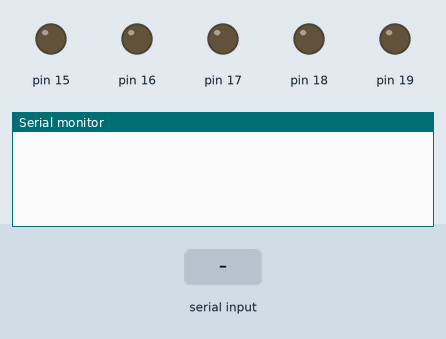
Bench run of a sketch on a simulated Arduino Uno, built with avr-gcc and run on an emulated ATmega328P. Parts: output pins drawn as LEDs (lit = HIGH), the last lines printed to the serial monitor. The test bench sets the inputs (shaded band). Pins used as bus, display or sensor lines are not drawn.

Above: at 1.2 s.
1.3 s: "90,45\n" received over Serial
At 1.7 s:
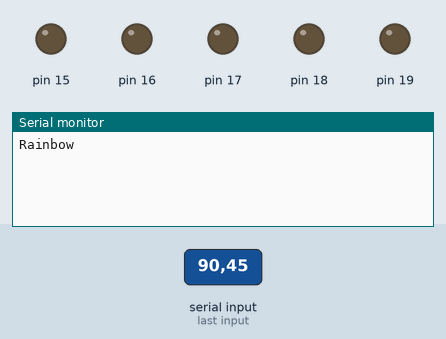
At 7.8 s:
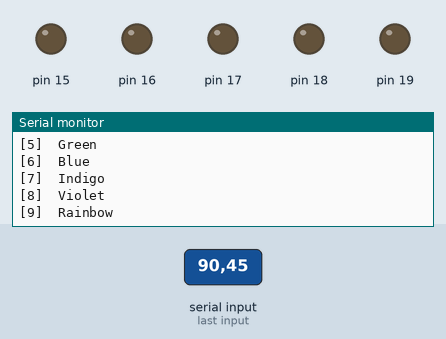

Measured:
- after the input at 1.3 s, the serial monitor: prints a new line at once (image 1)

The sketch:

Light_Strip.ino
```cpp
/*
 *  This is a heavily modified version of the sample code released by Radio Shack
 *  for use with a RBG LED light strip.
 */

#include <avr/pgmspace.h>
unsigned long Lights[10];

#define DATA_1 (PORTC |=  0X01)    // DATA 1    // for UNO
#define DATA_0 (PORTC &=  0XFE)    // DATA 0    // for UNO
#define STRIP_PINOUT (DDRC=0xFF)    // for UNO

const unsigned long Red = 0x0000ff;
const unsigned long Blue = 0x00ff00;
const unsigned long Green = 0xff0000;
const unsigned long Yellow = 0xff00ff;
const unsigned long Violet = 0x00ffff;
const unsigned long Cyan = 0xffff00;
const unsigned long Orange = 0x8000ff;
const unsigned long White = 0xffffff;
const unsigned long Off = 0x000000;
const unsigned long Increment = 0x010101;

unsigned long All_Off[10] ={Off, Off, Off, Off, Off, Off, Off, Off, Off, Off};
unsigned long WHITE[10] = {White, White, White, White, White, White, White, White, White, White};
unsigned long RED[10] = {Red, Red, Red, Red, Red, Red, Red, Red, Red, Red};
unsigned long ORANGE[10] = {Orange, Orange,Orange,Orange,Orange,Orange,Orange,Orange,Orange,Orange};
unsigned long YELLOW[10] = {Yellow, Yellow, Yellow, Yellow, Yellow, Yellow, Yellow, Yellow, Yellow, Yellow};
unsigned long GREEN[10] = {Green, Green, Green, Green, Green, Green, Green, Green, Green, Green};
unsigned long BLUE[10] = {Blue, Blue, Blue, Blue, Blue, Blue, Blue, Blue, Blue, Blue};
unsigned long CYAN[10] = {Cyan, Cyan, Cyan, Cyan, Cyan, Cyan, Cyan, Cyan, Cyan, Cyan};
unsigned long VIOLET[10]={Violet,Violet,Violet,Violet,Violet,Violet,Violet,Violet,Violet,Violet};
unsigned long RAINBOW[10]={Red, Orange,Yellow,Green,Blue,Cyan,Violet,Violet,Violet,Violet};


// ***********************************************************************************************************
// *
// *                            Main Loop
// *
// *
// ***********************************************************************************************************
void loop()
{
   while (Serial.available() == 0);
  {
    int val = Serial.read()- '0';

    switch(val){
      case 0:
        Serial.println("Off");
        Preset(All_Off);
      break;

      case 1:
        Serial.println("White");
        Preset(WHITE);
        //Preset(DimWhite);
       break;

       case 2:
         Serial.println("Red");
         Preset(RED);
        break;

        case 3:
          Serial.println("Orange");
          Preset(ORANGE);
         break;

         case 4:
           Serial.println("Yellow");
           Preset(YELLOW);
          break;

          case 5:
            Serial.println("Green");
            Preset(GREEN);
            break;
           case 6:
             Serial.println("Blue");
             Preset(BLUE);
             break;

            case 7:
              Serial.println("Indigo");
             Preset(CYAN);
             break;

            case 8:
              Serial.println("Violet");
              Preset(VIOLET);
             break;

             case 9:
               Serial.println("Rainbow");
               Preset(RAINBOW);
              break;

              case 'l' - '0':
                Serial.println("Pick a light");
                lightSelect();
              break;

       default:
         Serial.println("Options Menu");
         Serial.println("");
         Serial.println("[0]  Off");
         Serial.println("[1]  White");
         Serial.println("[2]  Red");
         Serial.println("[3]  Orange");
         Serial.println("[4]  Yellow");
         Serial.println("[5]  Green");
         Serial.println("[6]  Blue");
         Serial.println("[7]  Indigo");
         Serial.println("[8]  Violet");
         Serial.println("[9]  Rainbow");
        break;
    };
     delay(1000);
     Serial.flush();
  }
}

void lightSelect(){
  Serial.flush();
  while (Serial.available() == 0);
  int lightNumber = Serial.read()- '0';
  while (Serial.available() == 0);
  Serial.flush();
  int lightColor = Serial.read()-  '0';

  switch(lightColor){
    case 0:
      SetColor(lightNumber, Off);
    break;

    case 1:
      SetColor(lightNumber, White);
    break;

    case 2:
      SetColor(lightNumber, Red);
     break;

    case 3:
      SetColor(lightNumber, Orange);
    break;

    case 4:
      SetColor(lightNumber, Yellow);
    break;

    case 5:
      SetColor(lightNumber, Green);
    break;

    case 6:
      SetColor(lightNumber, Blue);
    break;

    case 7:
      SetColor(lightNumber, Cyan);
    break;

    case 8:
      SetColor(lightNumber, Violet);
    break;

    default:
    break;
  };

}

// ***********************************************************************************************************
// *
// *                            Power Up Init.
// *
// *
// ***********************************************************************************************************
void setup() {
  Preset(GREEN);
  STRIP_PINOUT;        // set output pin - DEBUG: should auto detect which mother board for use

  reset_strip();


  Update();
  Serial.begin(9600);
}

void Preset(unsigned long preset[10]){
    for(int i = 0; i <10; i++){
      SetColor(i, preset[i]);
    }
}

/*******************************************************************************
 * Function Name  : send_1M_pattern
 * Description    : Transmit pattern to whole 1 meter strip
 *
 * Input          : pointer to ROM pattern; pattern length; frame rate
 *
 * Output         : None
 * Return         : None
 *******************************************************************************/
void send_1M_pattern(const unsigned long data[][10], int pattern_no, int frame_rate)
{
  int i=0;
  int j=0;
  uint32_t temp_data;

  for (i=0;i<pattern_no;i++)
  {
    noInterrupts();
    for (j=0;j<10;j++)
    {
      temp_data=pgm_read_dword_near(&data[i][j]);
      send_strip(temp_data);
    }
    interrupts();

    delay(frame_rate);
  }
}

void SetColor(int LightNumber, const unsigned long Color)
{
  int j=0;
 // uint32_t temp_data;
  Lights[LightNumber] = Color;

    noInterrupts();
    for (j=0;j<10;j++)
    {
      //temp_data = Lights[j];
      send_strip(Lights[j]);
      send_strip(Lights[j]);
    }
    interrupts();
}

/*******************************************************************************
 * Function Name  : send_strip
 * Description    : Transmit 24 pulse to LED strip
 *
 * Input          : 24-bit data for the strip
 *
 * Output         : None
 * Return         : None
 *******************************************************************************/
void send_strip(uint32_t data)
{
  int i;
  unsigned long j=0x800000;


  for (i=0;i<24;i++)
  {
    if (data & j)
    {
      DATA_1;
      __asm__("nop\n\t");
      __asm__("nop\n\t");
      __asm__("nop\n\t");
      __asm__("nop\n\t");
      __asm__("nop\n\t");
      __asm__("nop\n\t");
      __asm__("nop\n\t");
      __asm__("nop\n\t");
      __asm__("nop\n\t");
      __asm__("nop\n\t");
      __asm__("nop\n\t");
      __asm__("nop\n\t");
      __asm__("nop\n\t");
      __asm__("nop\n\t");
      __asm__("nop\n\t");
      __asm__("nop\n\t");
      __asm__("nop\n\t");
      __asm__("nop\n\t");
      __asm__("nop\n\t");
      __asm__("nop\n\t");
      __asm__("nop\n\t");
      __asm__("nop\n\t");
      __asm__("nop\n\t");
      __asm__("nop\n\t");
      __asm__("nop\n\t");
      __asm__("nop\n\t");
      __asm__("nop\n\t");
      __asm__("nop\n\t");
      DATA_0;
    }
    else
    {
      DATA_1;
      __asm__("nop\n\t");
      __asm__("nop\n\t");
      __asm__("nop\n\t");
      __asm__("nop\n\t");
      __asm__("nop\n\t");
      __asm__("nop\n\t");
      __asm__("nop\n\t");
      __asm__("nop\n\t");
      __asm__("nop\n\t");
      DATA_0;
       __asm__("nop\n\t");
      __asm__("nop\n\t");
      __asm__("nop\n\t");
    }

    j>>=1;
  }


}

/*******************************************************************************
 * Function Name  : reset_strip
 * Description    : Send reset pulse to reset all color of the strip
 *
 * Input          : None
 *
 * Output         : None
 * Return         : None
 *******************************************************************************/
void	reset_strip()
{
  DATA_0;
  delayMicroseconds(20);
}

void Update()
{
   int j=0;
   noInterrupts();
   for (j=0;j<10;j++)
   {
     send_strip(Lights[j]);
   }
   interrupts();
}
```
